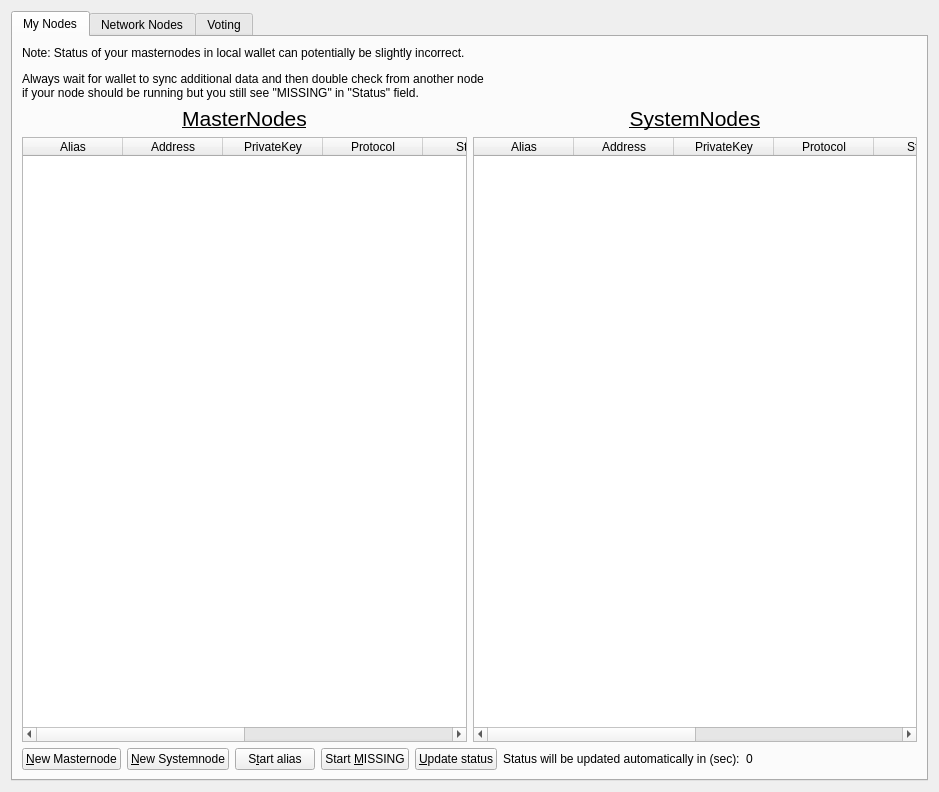
<?xml version="1.0" encoding="UTF-8"?>
<ui version="4.0">
 <class>NodeManager</class>
 <widget class="QWidget" name="NodeManager">
  <property name="geometry">
   <rect>
    <x>0</x>
    <y>0</y>
    <width>939</width>
    <height>792</height>
   </rect>
  </property>
  <property name="windowTitle">
   <string>Form</string>
  </property>
  <layout class="QVBoxLayout" name="verticalLayout_8">
   <item>
    <widget class="QTabWidget" name="tabWidget">
     <property name="currentIndex">
      <number>0</number>
     </property>
     <widget class="QWidget" name="tab_3">
      <attribute name="title">
       <string>My Nodes</string>
      </attribute>
      <layout class="QVBoxLayout" name="verticalLayout_10">
       <item>
        <layout class="QVBoxLayout" name="verticalLayout_7">
         <item>
          <widget class="QLabel" name="updateNote">
           <property name="text">
            <string>&lt;html&gt;&lt;head/&gt;&lt;body&gt;&lt;p&gt;Note: Status of your masternodes in local wallet can potentially be slightly incorrect. &lt;/p&gt;&lt;p&gt;Always wait for wallet to sync additional data and then double check from another node&lt;br/&gt;if your node should be running but you still see &amp;quot;MISSING&amp;quot; in &amp;quot;Status&amp;quot; field.&lt;/p&gt;&lt;/body&gt;&lt;/html&gt;</string>
           </property>
          </widget>
         </item>
         <item>
          <layout class="QHBoxLayout" name="horizontalLayout_8">
           <item>
            <layout class="QVBoxLayout" name="verticalLayout_3">
             <item>
              <widget class="QLabel" name="label_2">
               <property name="text">
                <string>&lt;html&gt;&lt;head/&gt;&lt;body&gt;&lt;p align=&quot;center&quot;&gt;&lt;span style=&quot; font-size:16pt; text-decoration: underline;&quot;&gt;MasterNodes&lt;/span&gt;&lt;/p&gt;&lt;/body&gt;&lt;/html&gt;</string>
               </property>
              </widget>
             </item>
             <item>
              <widget class="QTableWidget" name="tableWidgetMyMasternodes">
               <property name="minimumSize">
                <size>
                 <width>0</width>
                 <height>0</height>
                </size>
               </property>
               <property name="editTriggers">
                <set>QAbstractItemView::NoEditTriggers</set>
               </property>
               <property name="alternatingRowColors">
                <bool>true</bool>
               </property>
               <property name="selectionMode">
                <enum>QAbstractItemView::SingleSelection</enum>
               </property>
               <property name="selectionBehavior">
                <enum>QAbstractItemView::SelectRows</enum>
               </property>
               <property name="sortingEnabled">
                <bool>true</bool>
               </property>
               <attribute name="horizontalHeaderStretchLastSection">
                <bool>true</bool>
               </attribute>
               <column>
                <property name="text">
                 <string>Alias</string>
                </property>
               </column>
               <column>
                <property name="text">
                 <string>Address</string>
                </property>
               </column>
               <column>
                <property name="text">
                 <string>PrivateKey</string>
                </property>
               </column>
               <column>
                <property name="text">
                 <string>Protocol</string>
                </property>
               </column>
               <column>
                <property name="text">
                 <string>Status</string>
                </property>
               </column>
               <column>
                <property name="text">
                 <string>Active</string>
                </property>
               </column>
               <column>
                <property name="text">
                 <string>Last Seen (UTC)</string>
                </property>
               </column>
               <column>
                <property name="text">
                 <string>Pubkey</string>
                </property>
               </column>
              </widget>
             </item>
            </layout>
           </item>
           <item>
            <layout class="QVBoxLayout" name="verticalLayout_9">
             <item>
              <widget class="QLabel" name="label">
               <property name="text">
                <string>&lt;html&gt;&lt;head/&gt;&lt;body&gt;&lt;p align=&quot;center&quot;&gt;&lt;span style=&quot; font-size:16pt; text-decoration: underline;&quot;&gt;SystemNodes&lt;/span&gt;&lt;/p&gt;&lt;/body&gt;&lt;/html&gt;</string>
               </property>
              </widget>
             </item>
             <item>
              <widget class="QTableWidget" name="tableWidgetMySystemnodes">
               <property name="minimumSize">
                <size>
                 <width>0</width>
                 <height>0</height>
                </size>
               </property>
               <property name="editTriggers">
                <set>QAbstractItemView::NoEditTriggers</set>
               </property>
               <property name="alternatingRowColors">
                <bool>true</bool>
               </property>
               <property name="selectionMode">
                <enum>QAbstractItemView::SingleSelection</enum>
               </property>
               <property name="selectionBehavior">
                <enum>QAbstractItemView::SelectRows</enum>
               </property>
               <property name="sortingEnabled">
                <bool>true</bool>
               </property>
               <attribute name="horizontalHeaderStretchLastSection">
                <bool>true</bool>
               </attribute>
               <column>
                <property name="text">
                 <string>Alias</string>
                </property>
               </column>
               <column>
                <property name="text">
                 <string>Address</string>
                </property>
               </column>
               <column>
                <property name="text">
                 <string>PrivateKey</string>
                </property>
               </column>
               <column>
                <property name="text">
                 <string>Protocol</string>
                </property>
               </column>
               <column>
                <property name="text">
                 <string>Status</string>
                </property>
               </column>
               <column>
                <property name="text">
                 <string>Active</string>
                </property>
               </column>
               <column>
                <property name="text">
                 <string>Last Seen (UTC)</string>
                </property>
               </column>
               <column>
                <property name="text">
                 <string>Pubkey</string>
                </property>
               </column>
              </widget>
             </item>
            </layout>
           </item>
          </layout>
         </item>
         <item>
          <layout class="QVBoxLayout" name="verticalLayout_2">
           <property name="bottomMargin">
            <number>0</number>
           </property>
           <item>
            <layout class="QHBoxLayout" name="horizontalLayout_5">
             <property name="bottomMargin">
              <number>0</number>
             </property>
             <item>
              <widget class="QPushButton" name="CreateNewMasternode">
               <property name="text">
                <string>&amp;New Masternode</string>
               </property>
              </widget>
             </item>
             <item>
              <widget class="QPushButton" name="CreateNewSystemnode">
               <property name="text">
                <string>&amp;New Systemnode</string>
               </property>
              </widget>
             </item>
             <item>
              <widget class="QPushButton" name="startButton">
               <property name="text">
                <string>S&amp;tart alias</string>
               </property>
              </widget>
             </item>
             <item>
              <widget class="QPushButton" name="startMissingButton">
               <property name="text">
                <string>Start &amp;MISSING</string>
               </property>
              </widget>
             </item>
             <item>
              <widget class="QPushButton" name="UpdateButton">
               <property name="text">
                <string>&amp;Update status</string>
               </property>
              </widget>
             </item>
             <item>
              <widget class="QLabel" name="autoupdate_label">
               <property name="text">
                <string>Status will be updated automatically in (sec):</string>
               </property>
              </widget>
             </item>
             <item>
              <widget class="QLabel" name="secondsLabel">
               <property name="text">
                <string>0</string>
               </property>
              </widget>
             </item>
             <item>
              <spacer name="horizontalSpacer_5">
               <property name="orientation">
                <enum>Qt::Horizontal</enum>
               </property>
               <property name="sizeHint" stdset="0">
                <size>
                 <width>40</width>
                 <height>20</height>
                </size>
               </property>
              </spacer>
             </item>
            </layout>
           </item>
          </layout>
         </item>
        </layout>
       </item>
      </layout>
     </widget>
     <widget class="QWidget" name="tab_4">
      <attribute name="title">
       <string>Network Nodes</string>
      </attribute>
      <layout class="QHBoxLayout" name="horizontalLayout_7">
       <item>
        <layout class="QHBoxLayout" name="horizontalLayout_2">
         <item>
          <layout class="QVBoxLayout" name="verticalLayout_5">
           <item>
            <layout class="QHBoxLayout" name="horizontalLayout_3">
             <property name="bottomMargin">
              <number>0</number>
             </property>
             <item>
              <widget class="QLabel" name="label_filter">
               <property name="text">
                <string>Filter List:</string>
               </property>
              </widget>
             </item>
             <item>
              <widget class="QLineEdit" name="filterLineEdit">
               <property name="toolTip">
                <string>Filter masternode list</string>
               </property>
              </widget>
             </item>
             <item>
              <widget class="QLabel" name="label_count">
               <property name="text">
                <string>MN Count:</string>
               </property>
              </widget>
             </item>
             <item>
              <widget class="QLabel" name="mncountLabel">
               <property name="text">
                <string>0</string>
               </property>
              </widget>
             </item>
            </layout>
           </item>
           <item>
            <widget class="QTableWidget" name="tableWidgetMasternodes">
             <property name="editTriggers">
              <set>QAbstractItemView::NoEditTriggers</set>
             </property>
             <property name="alternatingRowColors">
              <bool>true</bool>
             </property>
             <property name="selectionBehavior">
              <enum>QAbstractItemView::SelectRows</enum>
             </property>
             <property name="sortingEnabled">
              <bool>true</bool>
             </property>
             <attribute name="horizontalHeaderStretchLastSection">
              <bool>true</bool>
             </attribute>
             <column>
              <property name="text">
               <string>Address</string>
              </property>
             </column>
             <column>
              <property name="text">
               <string>Protocol</string>
              </property>
             </column>
             <column>
              <property name="text">
               <string>Status</string>
              </property>
             </column>
             <column>
              <property name="text">
               <string>Active</string>
              </property>
             </column>
             <column>
              <property name="text">
               <string>Last Seen (UTC)</string>
              </property>
             </column>
             <column>
              <property name="text">
               <string>Pubkey</string>
              </property>
             </column>
            </widget>
           </item>
          </layout>
         </item>
         <item>
          <layout class="QVBoxLayout" name="verticalLayout_6">
           <item>
            <layout class="QHBoxLayout" name="horizontalLayout_4">
             <property name="bottomMargin">
              <number>0</number>
             </property>
             <item>
              <widget class="QLabel" name="label_filter_2">
               <property name="text">
                <string>Filter List:</string>
               </property>
              </widget>
             </item>
             <item>
              <widget class="QLineEdit" name="filterLineEdit_2">
               <property name="toolTip">
                <string>Filter systemnode list</string>
               </property>
              </widget>
             </item>
             <item>
              <widget class="QLabel" name="label_count_2">
               <property name="text">
                <string>SN Count:</string>
               </property>
              </widget>
             </item>
             <item>
              <widget class="QLabel" name="sncountLabel">
               <property name="text">
                <string>0</string>
               </property>
              </widget>
             </item>
            </layout>
           </item>
           <item>
            <widget class="QTableWidget" name="tableWidgetSystemnodes">
             <property name="editTriggers">
              <set>QAbstractItemView::NoEditTriggers</set>
             </property>
             <property name="alternatingRowColors">
              <bool>true</bool>
             </property>
             <property name="selectionBehavior">
              <enum>QAbstractItemView::SelectRows</enum>
             </property>
             <property name="sortingEnabled">
              <bool>true</bool>
             </property>
             <attribute name="horizontalHeaderStretchLastSection">
              <bool>true</bool>
             </attribute>
             <column>
              <property name="text">
               <string>Address</string>
              </property>
             </column>
             <column>
              <property name="text">
               <string>Protocol</string>
              </property>
             </column>
             <column>
              <property name="text">
               <string>Status</string>
              </property>
             </column>
             <column>
              <property name="text">
               <string>Active</string>
              </property>
             </column>
             <column>
              <property name="text">
               <string>Last Seen (UTC)</string>
              </property>
             </column>
             <column>
              <property name="text">
               <string>Pubkey</string>
              </property>
             </column>
            </widget>
           </item>
          </layout>
         </item>
        </layout>
       </item>
      </layout>
     </widget>
     <widget class="QWidget" name="tab_5">
      <attribute name="title">
       <string>Voting</string>
      </attribute>
      <layout class="QVBoxLayout" name="verticalLayout_4">
       <item>
        <layout class="QVBoxLayout" name="verticalLayout">
         <item>
          <layout class="QHBoxLayout" name="horizontalLayout">
           <item>
            <spacer name="horizontalSpacer">
             <property name="orientation">
              <enum>Qt::Horizontal</enum>
             </property>
             <property name="sizeHint" stdset="0">
              <size>
               <width>40</width>
               <height>20</height>
              </size>
             </property>
            </spacer>
           </item>
           <item>
            <widget class="QLabel" name="label_superblock">
             <property name="text">
              <string>Next Superblock</string>
             </property>
            </widget>
           </item>
           <item>
            <widget class="QLabel" name="superblockLabel">
             <property name="text">
              <string>0</string>
             </property>
            </widget>
           </item>
           <item>
            <widget class="QLabel" name="label_totalAllotted">
             <property name="text">
              <string>Total Allotted</string>
             </property>
            </widget>
           </item>
           <item>
            <widget class="QLabel" name="totalAllottedLabel">
             <property name="text">
              <string>0</string>
             </property>
            </widget>
           </item>
          </layout>
         </item>
         <item>
          <widget class="QTableWidget" name="tableWidgetVoting">
           <property name="editTriggers">
            <set>QAbstractItemView::NoEditTriggers</set>
           </property>
           <property name="alternatingRowColors">
            <bool>true</bool>
           </property>
           <property name="selectionBehavior">
            <enum>QAbstractItemView::SelectRows</enum>
           </property>
           <property name="sortingEnabled">
            <bool>true</bool>
           </property>
           <attribute name="horizontalHeaderStretchLastSection">
            <bool>true</bool>
           </attribute>
           <column>
            <property name="text">
             <string>Name</string>
            </property>
           </column>
           <column>
            <property name="text">
             <string>URL</string>
            </property>
           </column>
           <column>
            <property name="text">
             <string>Hash</string>
            </property>
           </column>
           <column>
            <property name="text">
             <string>Block Start</string>
            </property>
           </column>
           <column>
            <property name="text">
             <string>Block End</string>
            </property>
           </column>
           <column>
            <property name="text">
             <string>Payments</string>
            </property>
           </column>
           <column>
            <property name="text">
             <string>Remaining</string>
            </property>
           </column>
           <column>
            <property name="text">
             <string>Yea's</string>
            </property>
           </column>
           <column>
            <property name="text">
             <string>No's</string>
            </property>
           </column>
           <column>
            <property name="text">
             <string>Abstain's</string>
            </property>
           </column>
           <column>
            <property name="text">
             <string>Address</string>
            </property>
           </column>
           <column>
            <property name="text">
             <string>Amount</string>
            </property>
           </column>
           <column>
            <property name="text">
             <string>Monthly</string>
            </property>
           </column>
           <column>
            <property name="text">
             <string>Projected</string>
            </property>
           </column>
          </widget>
         </item>
         <item>
          <layout class="QHBoxLayout" name="horizontalLayout_6">
           <property name="bottomMargin">
            <number>0</number>
           </property>
           <item>
            <widget class="QPushButton" name="voteManyYesButton">
             <property name="text">
              <string>Vote Many Yes</string>
             </property>
            </widget>
           </item>
           <item>
            <widget class="QPushButton" name="voteManyNoButton">
             <property name="text">
              <string>Vote Many No</string>
             </property>
            </widget>
           </item>
           <item>
            <widget class="QPushButton" name="voteManyAbstainButton">
             <property name="text">
              <string>Vote Many Abstain</string>
             </property>
            </widget>
           </item>
           <item>
            <widget class="QPushButton" name="UpdateVotesButton">
             <property name="text">
              <string>&amp;Update status</string>
             </property>
            </widget>
           </item>
           <item>
            <widget class="QLabel" name="autoupdate_label_2">
             <property name="text">
              <string>Status will be updated automatically in (sec):</string>
             </property>
            </widget>
           </item>
           <item>
            <widget class="QLabel" name="voteSecondsLabel">
             <property name="text">
              <string>0</string>
             </property>
            </widget>
           </item>
           <item>
            <spacer name="horizontalSpacer_6">
             <property name="orientation">
              <enum>Qt::Horizontal</enum>
             </property>
             <property name="sizeHint" stdset="0">
              <size>
               <width>40</width>
               <height>20</height>
              </size>
             </property>
            </spacer>
           </item>
          </layout>
         </item>
        </layout>
       </item>
      </layout>
     </widget>
    </widget>
   </item>
  </layout>
 </widget>
 <resources/>
 <connections/>
</ui>
